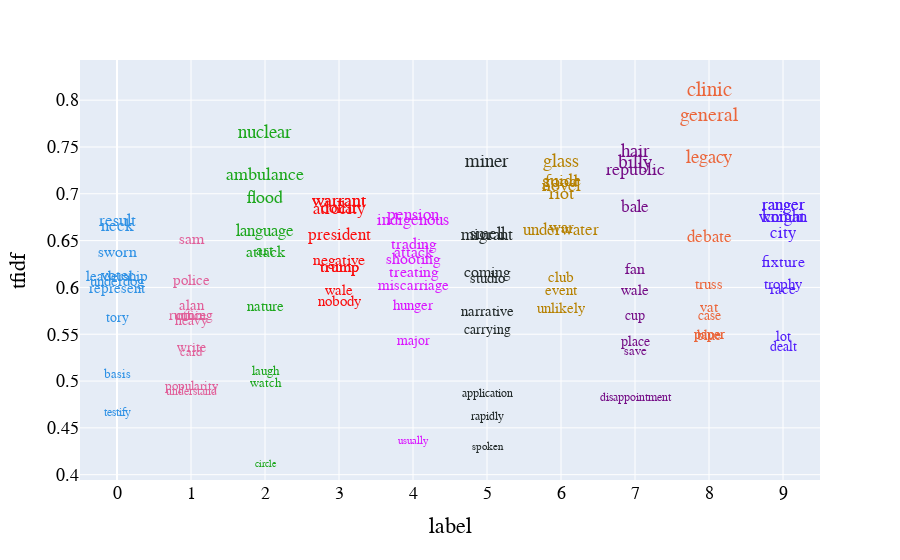

Source (notebook cell):
### Code cell
visualize_clusters(viz_data)

### Figure 1 — Plotly figure (JSON) as saved in the notebook; plotly's stock layout.template omitted (floating-point values rounded to 4 significant figures)
{"data": [{"customdata": [["sworn"], ["leadership"], ["neck"], ["underdog"], ["testify"], ["tory"], ["basis"], ["represent"], ["voter"], ["result"], ["alan"], ["running"], ["popularity"], ["office"], ["sam"], ["understand"], ["write"], ["police"], ["card"], ["heavy"], ["laugh"], ["ambulance"], ["nature"], ["language"], ["art"], ["watch"], ["nuclear"], ["flood"], ["circle"], ["attack"], ["atrocity"], ["dollar"], ["nobody"], ["negative"], ["warrant"], ["trump"], ["trump"], ["warrant"], ["president"], ["wale"], ["pension"], ["treating"], ["major"], ["indigenous"], ["attack"], ["shooting"], ["trading"], ["hunger"], ["miscarriage"], ["usually"], ["application"], ["narrative"], ["coming"], ["migrant"], ["carrying"], ["studio"], ["rapidly"], ["miner"], ["spoken"], ["smell"], ["riot"], ["war"], ["food"], ["guide"], ["novel"], ["glass"], ["underwater"], ["event"], ["club"], ["unlikely"], ["billy"], ["hair"], ["republic"], ["bale"], ["fan"], ["wale"], ["cup"], ["place"], ["disappointment"], ["save"], ["case"], ["paper"], ["blue"], ["paper"], ["legacy"], ["debate"], ["vat"], ["general"], ["clinic"], ["truss"], ["fixture"], ["city"], ["woman"], ["dealt"], ["ranger"], ["trophy"], ["ranger"], ["race"], ["lot"], ["knight"]], "hovertemplate": "label=%{marker.color}<br>tfidf=%{y}<br>word=%{customdata[0]}<extra></extra>", "legendgroup": "", "marker": {"color": [0, 0, 0, 0, 0, 0, 0, 0, 0, 0, 1, 1, 1, 1, 1, 1, 1, 1, 1, 1, 2, 2, 2, 2, 2, 2, 2, 2, 2, 2, 3, 3, 3, 3, 3, 3, 3, 3, 3, 3, 4, 4, 4, 4, 4, 4, 4, 4, 4, 4, 5, 5, 5, 5, 5, 5, 5, 5, 5, 5, 6, 6, 6, 6, 6, 6, 6, 6, 6, 6, 7, 7, 7, 7, 7, 7, 7, 7, 7, 7, 8, 8, 8, 8, 8, 8, 8, 8, 8, 8, 9, 9, 9, 9, 9, 9, 9, 9, 9, 9], "coloraxis": "coloraxis", "symbol": "circle"}, "mode": "text", "name": "", "orientation": "v", "showlegend": false, "text": ["sworn", "leadership", "neck", "underdog", "testify", "tory", "basis", "represent", "voter", "result", "alan", "running", "popularity", "office", "sam", "understand", "write", "police", "card", "heavy", "laugh", "ambulance", "nature", "language", "art", "watch", "nuclear", "flood", "circle", "attack", "atrocity", "dollar", "nobody", "negative", "warrant", "trump", "trump", "warrant", "president", "wale", "pension", "treating", "major", "indigenous", "attack", "shooting", "trading", "hunger", "miscarriage", "usually", "application", "narrative", "coming", "migrant", "carrying", "studio", "rapidly", "miner", "spoken", "smell", "riot", "war", "food", "guide", "novel", "glass", "underwater", "event", "club", "unlikely", "billy", "hair", "republic", "bale", "fan", "wale", "cup", "place", "disappointment", "save", "case", "paper", "blue", "paper", "legacy", "debate", "vat", "general", "clinic", "truss", "fixture", "city", "woman", "dealt", "ranger", "trophy", "ranger", "race", "lot", "knight"], "textfont": {"color": ["#2E91E5", "#2E91E5", "#2E91E5", "#2E91E5", "#2E91E5", "#2E91E5", "#2E91E5", "#2E91E5", "#2E91E5", "#2E91E5", "#E15F99", "#E15F99", "#E15F99", "#E15F99", "#E15F99", "#E15F99", "#E15F99", "#E15F99", "#E15F99", "#E15F99", "#1CA71C", "#1CA71C", "#1CA71C", "#1CA71C", "#1CA71C", "#1CA71C", "#1CA71C", "#1CA71C", "#1CA71C", "#1CA71C", "#FB0D0D", "#FB0D0D", "#FB0D0D", "#FB0D0D", "#FB0D0D", "#FB0D0D", "#FB0D0D", "#FB0D0D", "#FB0D0D", "#FB0D0D", "#DA16FF", "#DA16FF", "#DA16FF", "#DA16FF", "#DA16FF", "#DA16FF", "#DA16FF", "#DA16FF", "#DA16FF", "#DA16FF", "#222A2A", "#222A2A", "#222A2A", "#222A2A", "#222A2A", "#222A2A", "#222A2A", "#222A2A", "#222A2A", "#222A2A", "#B68100", "#B68100", "#B68100", "#B68100", "#B68100", "#B68100", "#B68100", "#B68100", "#B68100", "#B68100", "#750D86", "#750D86", "#750D86", "#750D86", "#750D86", "#750D86", "#750D86", "#750D86", "#750D86", "#750D86", "#EB663B", "#EB663B", "#EB663B", "#EB663B", "#EB663B", "#EB663B", "#EB663B", "#EB663B", "#EB663B", "#EB663B", "#511CFB", "#511CFB", "#511CFB", "#511CFB", "#511CFB", "#511CFB", "#511CFB", "#511CFB", "#511CFB", "#511CFB"], "size": [16.14, 15.47, 16.85, 15.36, 11.8, 14.36, 12.84, 15.16, 15.51, 16.97, 14.69, 14.43, 12.52, 14.41, 16.5, 12.36, 13.55, 15.38, 13.43, 14.29, 12.93, 18.23, 14.66, 16.7, 16.18, 12.58, 19.37, 17.61, 10.42, 16.14, 17.31, 17.32, 14.79, 15.92, 17.52, 15.73, 15.73, 17.52, 16.59, 15.09, 17.14, 15.6, 13.75, 17.02, 16.14, 15.94, 16.36, 14.68, 15.24, 11.04, 12.33, 14.53, 15.58, 16.61, 14.04, 15.44, 11.7, 18.6, 10.87, 16.64, 17.72, 16.79, 18.05, 18.06, 17.94, 18.59, 16.72, 15.1, 15.45, 14.62, 18.56, 18.86, 18.36, 17.35, 15.66, 15.09, 14.42, 13.71, 12.2, 13.47, 14.41, 13.91, 13.88, 13.91, 18.69, 16.56, 14.63, 19.83, 20.51, 15.26, 15.86, 16.65, 17.09, 13.58, 17.42, 15.25, 17.42, 15.12, 13.83, 17.1]}, "textposition": "bottom center", "type": "scatter", "x": [0, 0, 0, 0, 0, 0, 0, 0, 0, 0, 1, 1, 1, 1, 1, 1, 1, 1, 1, 1, 2, 2, 2, 2, 2, 2, 2, 2, 2, 2, 3, 3, 3, 3, 3, 3, 3, 3, 3, 3, 4, 4, 4, 4, 4, 4, 4, 4, 4, 4, 5, 5, 5, 5, 5, 5, 5, 5, 5, 5, 6, 6, 6, 6, 6, 6, 6, 6, 6, 6, 7, 7, 7, 7, 7, 7, 7, 7, 7, 7, 8, 8, 8, 8, 8, 8, 8, 8, 8, 8, 9, 9, 9, 9, 9, 9, 9, 9, 9, 9], "xaxis": "x", "y": [0.6458, 0.619, 0.674, 0.6143, 0.4719, 0.5745, 0.5134, 0.6063, 0.6205, 0.6786, 0.5874, 0.5771, 0.5008, 0.5763, 0.6599, 0.4946, 0.5421, 0.6152, 0.5374, 0.5717, 0.5173, 0.7292, 0.5863, 0.6681, 0.6473, 0.5032, 0.775, 0.7043, 0.4168, 0.6456, 0.6926, 0.693, 0.5917, 0.6369, 0.701, 0.6293, 0.6293, 0.701, 0.6637, 0.6035, 0.6858, 0.6239, 0.55, 0.6807, 0.6456, 0.6375, 0.6545, 0.5872, 0.6098, 0.4417, 0.4931, 0.5811, 0.6231, 0.6644, 0.5614, 0.6175, 0.4681, 0.7439, 0.4349, 0.6655, 0.7088, 0.6717, 0.7221, 0.7224, 0.7175, 0.7437, 0.669, 0.6042, 0.618, 0.5847, 0.7422, 0.7542, 0.7343, 0.6941, 0.6264, 0.6035, 0.5769, 0.5484, 0.488, 0.5386, 0.5765, 0.5565, 0.5552, 0.5565, 0.7476, 0.6623, 0.5851, 0.7933, 0.8205, 0.6103, 0.6343, 0.666, 0.6838, 0.5432, 0.6966, 0.6101, 0.6966, 0.6047, 0.5534, 0.6839], "yaxis": "y"}], "layout": {"coloraxis": {"colorbar": {"title": {"text": "label"}}, "colorscale": [[0, "#0d0887"], [0.1111, "#46039f"], [0.2222, "#7201a8"], [0.3333, "#9c179e"], [0.4444, "#bd3786"], [0.5556, "#d8576b"], [0.6667, "#ed7953"], [0.7778, "#fb9f3a"], [0.8889, "#fdca26"], [1, "#f0f921"]]}, "font": {"color": "black", "family": "Courier New, monospace", "size": 18}, "legend": {"tracegroupgap": 0}, "margin": {"t": 60}, "xaxis": {"anchor": "y", "domain": [0, 1], "dtick": 1, "tick0": 0, "tickmode": "linear", "title": {"text": "label"}}, "yaxis": {"anchor": "x", "domain": [0, 1], "dtick": 0.05, "tick0": 0, "tickmode": "linear", "title": {"text": "tfidf"}}}}
